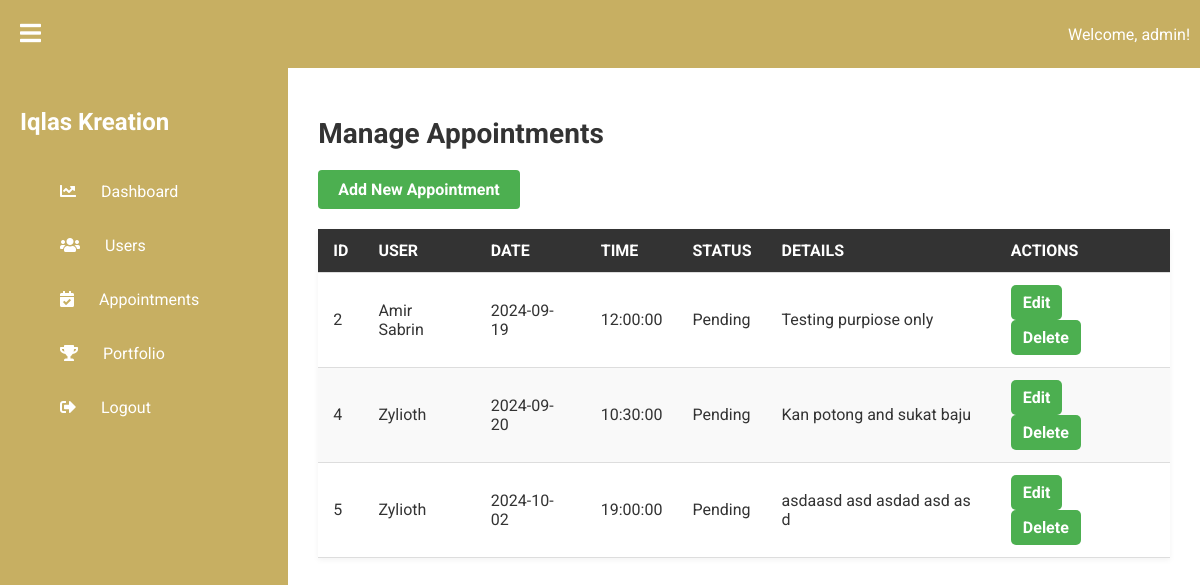
Page /admin/admin_appointment.php (signed in) on the earlier database version.
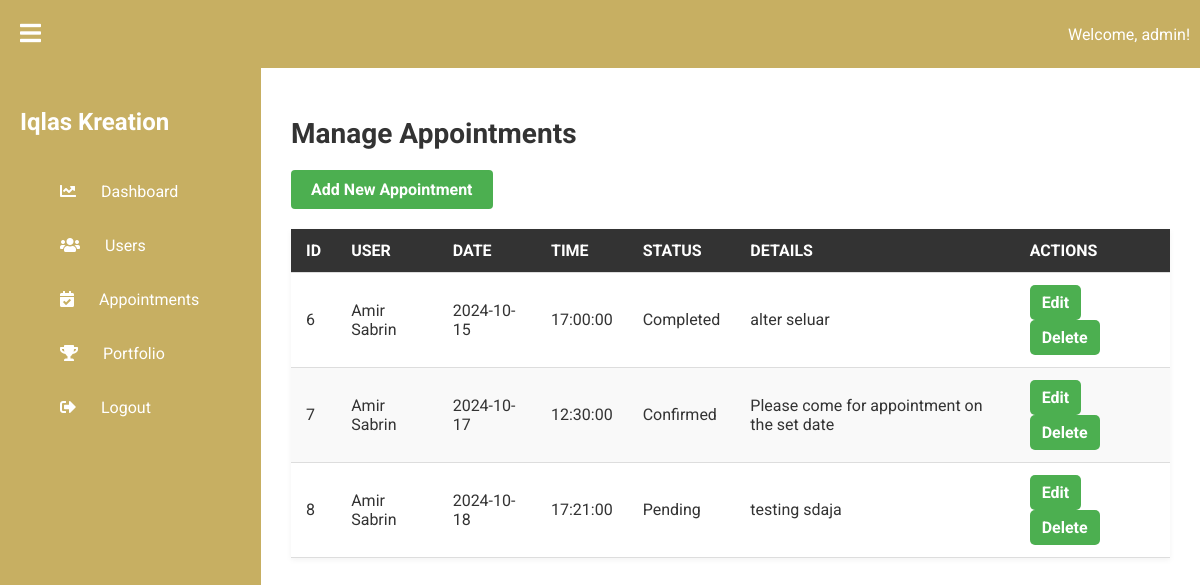
Same page on the later database version.
### tables this page shows
CREATE TABLE `appointments` (
  `id` int(11) NOT NULL,
  `user_id` int(11) DEFAULT NULL,
  `appointment_date` date DEFAULT NULL,
  `appointment_time` time DEFAULT NULL,
  `status` varchar(50) DEFAULT 'Pending',
  `details` text DEFAULT NULL
);

CREATE TABLE `users` (
  `id` int(11) NOT NULL,
  `username` varchar(255) NOT NULL,
  `email` varchar(255) NOT NULL,
  `password` varchar(255) NOT NULL,
  `created_at` timestamp NOT NULL DEFAULT current_timestamp()
);

### admin/admin_appointment.php (the view, shortened to what this page needs)
<?php
include '../database/db.php';
$query = "SELECT a.*, u.username FROM appointments a JOIN users u ON a.user_id = u.id";
$result = $conn->query($query);
?>
<!DOCTYPE html>
<html lang="en">
<head>
    <link rel="stylesheet" href="css/style.css">
    <link href="https://cdnjs.cloudflare.com/ajax/libs/font-awesome/5.15.3/css/all.min.css" rel="stylesheet"/>
    <link rel="stylesheet" href="https://cdnjs.cloudflare.com/ajax/libs/font-awesome/4.7.0/css/font-awesome.min.css">
</head>
<body>
    <?php include 'includes/header.php'; ?>
<div class="admin-dashboard">
<?php include 'includes/sidebar.php' ; ?>
    <main class="main-content">
        <h1>Manage Appointments</h1>
        <a href="add_appointment.php" class="btn">Add New Appointment</a>
        <table class="users-table">
            <thead>
                <tr>
                    <th>ID</th>
                    <th>User</th>
                    <th>Date</th>
                    <th>Time</th>
                    <th>Status</th>
                    <th>Details</th>
                    <th>Actions</th>
                </tr>
            </thead>
            <tbody>
                <?php if ($result && $result->num_rows > 0): ?>
                    <?php while ($appointment = $result->fetch_assoc()): ?>
                        <tr>
                            <td><?php echo htmlspecialchars($appointment['id']); ?></td>
                            <td><?php echo htmlspecialchars($appointment['username']); ?></td>
                            <td><?php echo htmlspecialchars($appointment['appointment_date']); ?></td>
                            <td><?php echo htmlspecialchars($appointment['appointment_time']); ?></td>
                            <td><?php echo htmlspecialchars($appointment['status']); ?></td>
                            <td><?php echo htmlspecialchars($appointment['details']); ?></td>
                            <td>
                                <a href="edit_appointment.php?id=<?php echo $appointment['id']; ?>" class="btn">Edit</a>
                                <a href="delete_appointment.php?id=<?php echo $appointment['id']; ?>" class="btn" onclick="return confirm('Are you sure you want to delete this appointment?');">Delete</a>
                            </td>
                        </tr>
                    <?php endwhile; ?>
                <?php else: ?>
                    <tr>
                        <td colspan="7">No appointments found.</td>
                    </tr>
                <?php endif; ?>
            </tbody>
        </table>
    </main>
</div>
</body>
</html>

Differences in the rows shown:
removed appointments: id "2", user.username "Amir Sabrin", appointment_date "2024-09-19", appointment_time "12:00:00", status "Pending", details "Testing purpiose only"
removed appointments: id "4", user.username "Zylioth", appointment_date "2024-09-20", appointment_time "10:30:00", status "Pending", details "Kan potong and sukat baju"
removed appointments: id "5", user.username "Zylioth", appointment_date "2024-10-02", appointment_time "19:00:00", status "Pending", details "asdaasd asd asdad asd as d"
added appointments: id "6", user.username "Amir Sabrin", appointment_date "2024-10-15", appointment_time "17:00:00", status "Completed", details "alter seluar"
added appointments: id "7", user.username "Amir Sabrin", appointment_date "2024-10-17", appointment_time "12:30:00", status "Confirmed", details "Please come for appointment on the set date"
added appointments: id "8", user.username "Amir Sabrin", appointment_date "2024-10-18", appointment_time "17:21:00", status "Pending", details "testing sdaja"
